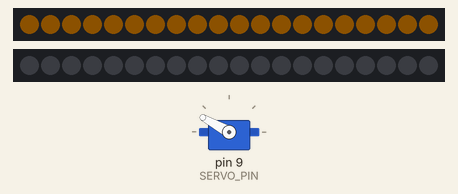
The sketch below on a simulated Arduino Nano, built with avr-gcc and run on an emulated ATmega328P. On the bench: 2 × 20 RGB LEDs in strip order, left to right, servo. Wiring (inferred from the names in the program): servo: signal pin 9. Dim RGB values are drawn brighter than linear; random numbers use the default seed unless the sketch sets one; servo pulses on a pin are drawn as a servo (544–2400 µs = 0–180°).

Above: at 5.13 s.
At 15.82 s:
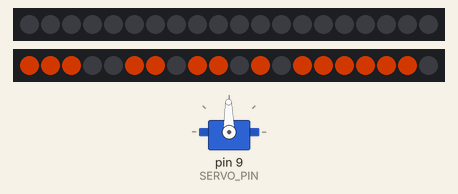
At 28.73 s:
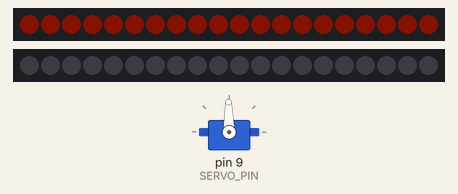
At 38.82 s:
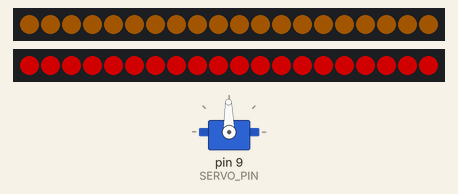
Timing chart, 0 to 40.0 s (numbered marks = the images above):
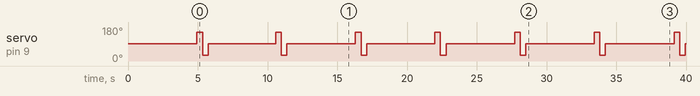

The sketch:

led_servo_phases_nano.ino
```cpp
/*
  Friendly/Angry LED sequences + servo motion, phase-based (DFPlayer to be added later)
  Target: Arduino Nano (ATmega328P)
  Libraries needed: FastLED, Servo (built into the Arduino IDE)

  Wiring (adjust pin numbers to match your actual build):
    Pin 5 -> WS2811 data in, "friendly" strip (20 LEDs)
    Pin 6 -> WS2811 data in, "angry" strip (20 LEDs)
    Pin 9 -> servo signal

  Pins 0 (RX) and 1 (TX) are deliberately left untouched here --
  they're the Nano's hardware Serial pins, reserved for the
  DFPlayer Mini once that phase is added. Hardware Serial avoids
  the SoftwareSerial/interrupt-sharing concerns that would have
  applied on the Trinket.

  IMPORTANT: this version does NOT use the Servo library. The Servo
  library and FastLED both want to claim Timer1 on the ATmega328P for
  interrupt-driven pulse generation, which causes a
  "multiple definition of `__vector_11`" linker error when both are
  included. Since the servo here only ever needs to move during its
  own exclusive phase (nothing else runs concurrently), it's driven
  with plain digitalWrite() pulses timed by delayMicroseconds()/delay()
  instead -- no timer or interrupt needed at all, so there's nothing
  left to conflict with FastLED.
*/

#include <FastLED.h>

// ---------- Pin / count configuration ----------
#define LED_PIN_FRIENDLY   5
#define LED_PIN_ANGRY      6
#define SERVO_PIN          9
#define NUM_LEDS          20

#define SERVO_MIN_ANGLE    30
#define SERVO_MAX_ANGLE   150

// ---------- Globals ----------
CRGB friendlyLeds[NUM_LEDS];
CRGB angryLeds[NUM_LEDS];

enum Phase { PHASE_FRIENDLY, PHASE_ANGRY, PHASE_SERVO };
Phase currentPhase = PHASE_FRIENDLY;

void setup() {
  FastLED.addLeds<WS2811, LED_PIN_FRIENDLY, RGB>(friendlyLeds, NUM_LEDS);
  FastLED.addLeds<WS2811, LED_PIN_ANGRY, RGB>(angryLeds, NUM_LEDS);
  FastLED.setBrightness(120);
  fill_solid(friendlyLeds, NUM_LEDS, CRGB::Black);
  fill_solid(angryLeds, NUM_LEDS, CRGB::Black);
  FastLED.show();

  pinMode(SERVO_PIN, OUTPUT);
  moveServoTo(90, 400);   // start centered
}

// Sends standard 50Hz hobby-servo pulses (1-2ms high out of a 20ms
// period) for holdMillis, which is enough time for the servo to
// physically reach the target angle and settle.
void moveServoTo(int angleDegrees, int holdMillis) {
  int pulseWidthUs = map(angleDegrees, 0, 180, 1000, 2000);
  int cycles = holdMillis / 20;
  for (int i = 0; i < cycles; i++) {
    digitalWrite(SERVO_PIN, HIGH);
    delayMicroseconds(pulseWidthUs);
    digitalWrite(SERVO_PIN, LOW);
    delay(20 - (pulseWidthUs / 1000));  // fill out the ~20ms period
  }
}

void loop() {
  switch (currentPhase) {
    case PHASE_FRIENDLY:
      runFriendlySequence();
      currentPhase = PHASE_ANGRY;
      break;

    case PHASE_ANGRY:
      runAngrySequence();
      currentPhase = PHASE_SERVO;
      break;

    case PHASE_SERVO:
      runServoMove();
      currentPhase = PHASE_FRIENDLY;
      break;
  }
}

// ================= FRIENDLY: warm, slow, gentle =================
void runFriendlySequence() {
  fill_solid(friendlyLeds, NUM_LEDS, CRGB::Black);

  // Gentle warm chase, LED by LED
  for (int i = 0; i < NUM_LEDS; i++) {
    friendlyLeds[i] = CHSV(35, 200, 200);  // warm amber
    FastLED.show();
    delay(80);
  }

  // Soft breathing pulse over the whole strip
  for (int b = 0; b < 40; b++) {
    uint8_t level = beatsin8(20, 60, 255);  // slow sine, ~20 BPM
    fill_solid(friendlyLeds, NUM_LEDS, CHSV(35, 200, level));
    FastLED.show();
    delay(20);
  }

  fadeToBlackAll(friendlyLeds, 8, 40);
}

// ================= ANGRY: hot, sharp, erratic =================
void runAngrySequence() {
  // Sharp red flash x3
  for (int f = 0; f < 3; f++) {
    fill_solid(angryLeds, NUM_LEDS, CRGB::Red);
    FastLED.show();
    delay(50);
    fill_solid(angryLeds, NUM_LEDS, CRGB::Black);
    FastLED.show();
    delay(50);
  }

  // Fast erratic chase, random order/timing
  for (int i = 0; i < NUM_LEDS; i++) {
    int idx = random(0, NUM_LEDS);
    angryLeds[idx] = CRGB::OrangeRed;
    FastLED.show();
    delay(random(10, 40));
  }

  // Rapid strobe burst
  for (int s = 0; s < 8; s++) {
    fill_solid(angryLeds, NUM_LEDS, (s % 2 == 0) ? CRGB::Red : CRGB::Black);
    FastLED.show();
    delay(random(15, 60));
  }

  fadeToBlackAll(angryLeds, 20, 10);
}

// ================= SERVO: simple gesture =================
void runServoMove() {
  moveServoTo(SERVO_MAX_ANGLE, 400);
  moveServoTo(SERVO_MIN_ANGLE, 400);
  moveServoTo(90, 400);   // return to center
}

// ================= Helper: fade all LEDs to black =================
void fadeToBlackAll(CRGB* leds, uint8_t fadeAmount, int stepDelay) {
  for (int step = 0; step < 15; step++) {
    fadeToBlackBy(leds, NUM_LEDS, fadeAmount);
    FastLED.show();
    delay(stepDelay);
  }
}
```

Measured:
- by itself, servo on pin 9 (SERVO_PIN): repeats every 5.6 s: 31° 0.40 s, 91° 4.8 s, 151° 0.42 s
- what the display in image 0 shows lasts 1.5 s, from 4.7 s to 6.2 s
